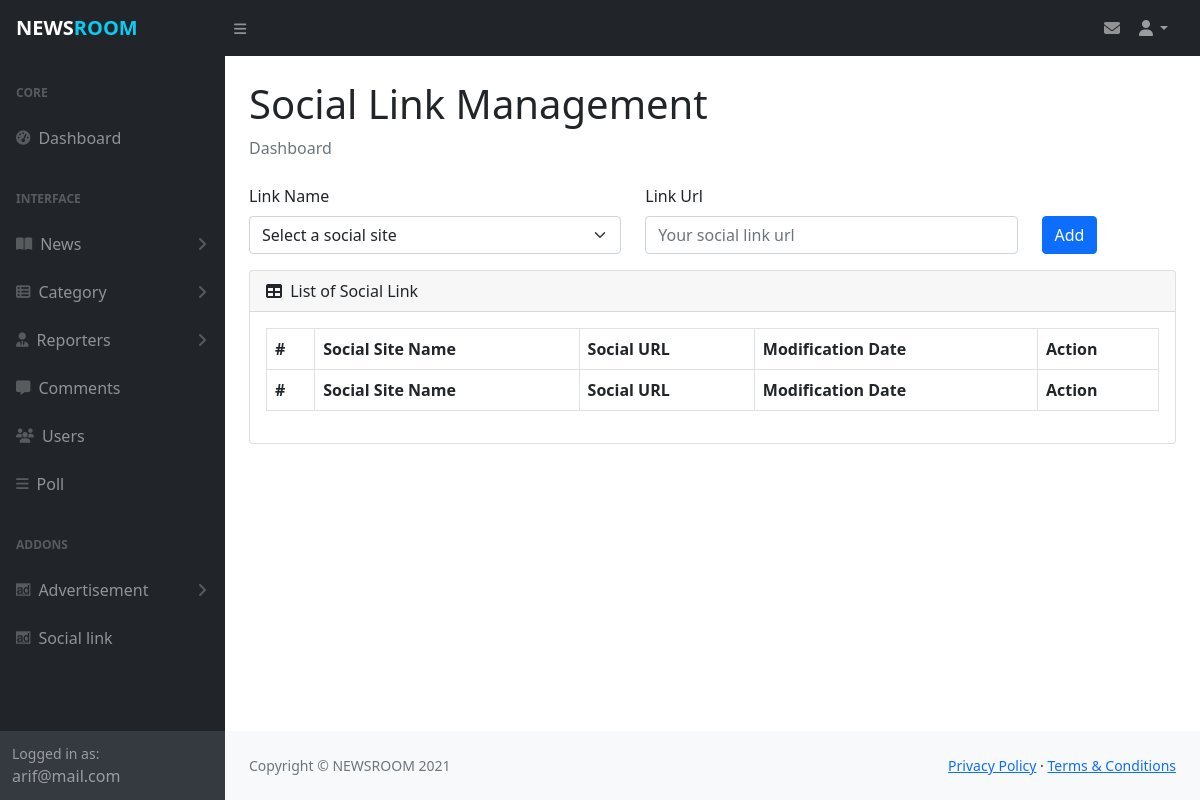
Page /admin/manage_social_link.php (signed in) on the earlier database version.
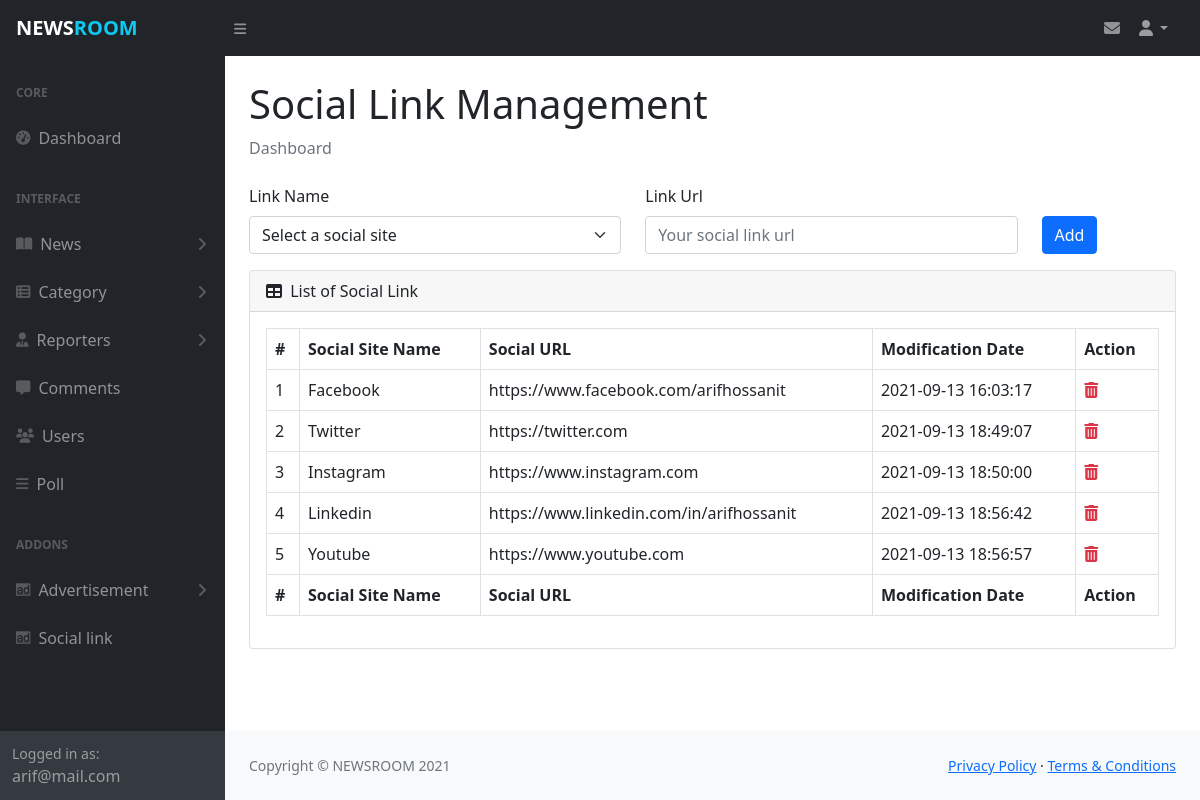
Same page on the later database version.
### tables this page shows
CREATE TABLE `mysocial_link` (
  `id` int(2) NOT NULL,
  `link_icon` varchar(20) NOT NULL,
  `link_name` varchar(15) NOT NULL,
  `link_url` varchar(150) NOT NULL,
  `is_active` int(1) NOT NULL,
  `created_date` timestamp NOT NULL DEFAULT current_timestamp(),
  `updated_at` timestamp NULL DEFAULT NULL ON UPDATE current_timestamp()
);

### admin/manage_social_link.php (the view, shortened to what this page needs)
<?php include_once('includes/header.php');?>
<?php
    $sql="SELECT * FROM mysocial_link WHERE is_active='1'";
    $result=$db_config->query($sql);
?>
                <main>
                    <div class="container-fluid px-4">
                        <h1 class="mt-4">Social Link Management</h1>
                        <ol class="breadcrumb mb-4">
                            <li class="breadcrumb-item active">Dashboard</li>
                        </ol>
                        <form action="includes/process.php" method="post">
                            <div class="row">
                                <div class="col-5 mb-3">
                                <label for="sname" class="form-label">Link Name</label>
                                <select class="form-select" name="link_id" aria-label="Default select example" id="sname" required>
                                    <option selected disabled value="">Select a social site</option>
                                </select>
                                </div>
                                <div class="col-5 mb-3">
                                <label for="surl" class="form-label">Link Url</label>
                                <input type="text" name="surl" class="form-control" id="surl" placeholder="Your social link url" required>
                                </div>
                                <div class="col-2 mb-3">
                                <label for="b" class="form-label">&nbsp;</label>
                                <input type="submit" name="add_link" value="Add" id="b" class="btn btn-primary d-block">
                                </div>
                            </div>
                        </form>
                        <div class="card mb-4">
                            <div class="card-header">
                                <i class="fas fa-table me-1"></i>
                                List of Social Link
                            </div>
                            <div class="card-body table-responsive">
                                <table id="datatablesSimple" class="table table-bordered">
                                    <thead>
                                        <tr>
                                            <th>#</th>
                                            <th>Social Site Name</th>
                                            <th>Social URL</th>
                                            <th>Modification Date</th>
                                            <th>Action</th>
                                        </tr>
                                    </thead>
                                    <tfoot>
                                        <tr>
                                            <th>#</th>
                                            <th>Social Site Name</th>
                                            <th>Social URL</th>
                                            <th>Modification Date</th>
                                            <th>Action</th>
                                        </tr>
                                    </tfoot>
                                    <tbody>
                                        <?php while ($data=$result->fetch_assoc()) { ?>
                                        <tr>
                                            <td><?php if (!empty($data['id'])) echo $data['id']; ?></td>
                                            <td><?php if (!empty($data['link_name'])) echo $data['link_name']; ?></td>
                                            <td><?php if (!empty($data['link_url'])) echo $data['link_url']; ?></td>
                                            <td><?php if (!empty($data['updated_at'])) echo $data['updated_at']; ?></td>
                                            <td>
                                                <a href="includes/process.php?action=del_link&link_id=<?php echo $data['id']?>" class="text-danger" onclick='return confirm("Are you sure about delete?")'>
                                                    <i class='fas fa-trash-alt'></i>
                                                </a>
                                            </td>
                                        </tr>
                                        <?php } ?>
                                    </tbody>
                                </table>
                            </div>
                        </div>
                    </div>
                </main>
<?php include_once('includes/footer.php');?>

Differences in the rows shown:
added mysocial_link: id "1", link_name "Facebook", link_url "https://www.facebook.com/arifhossanit", updated_at "2021-09-13 16:03:17"
added mysocial_link: id "2", link_name "Twitter", link_url "https://twitter.com", updated_at "2021-09-13 18:49:07"
added mysocial_link: id "3", link_name "Instagram", link_url "https://www.instagram.com", updated_at "2021-09-13 18:50:00"
added mysocial_link: id "4", link_name "Linkedin", link_url "https://www.linkedin.com/in/arifhossanit", updated_at "2021-09-13 18:56:42"
added mysocial_link: id "5", link_name "Youtube", link_url "https://www.youtube.com", updated_at "2021-09-13 18:56:57"
